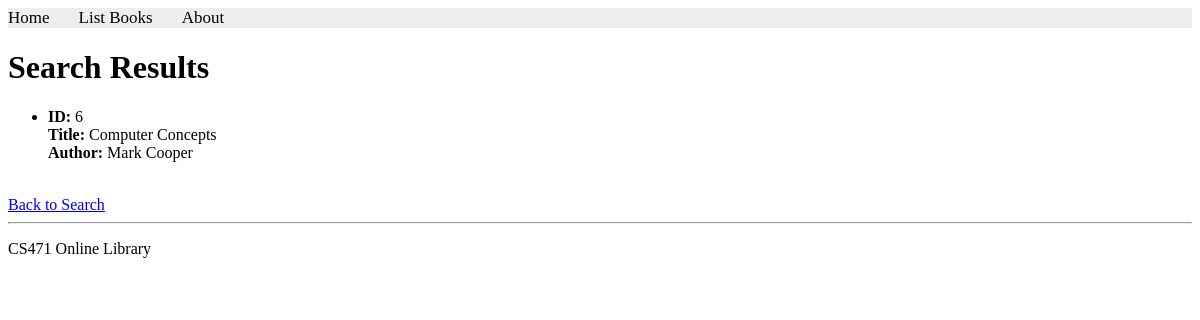
/books/lab8/task2, run on the app's committed database.
### apps/bookmodule/models.py (models this page shows, shortened)
class Book(models.Model):
    title = models.CharField(max_length=50)
    author = models.CharField(max_length=50)
    price = models.FloatField(default=0.0)
    edition = models.SmallIntegerField(default=1)

### apps/bookmodule/views.py (the view)
# urls.py: path('lab8/task2', views.lab8_task2, name='books.lab8_task2'),
def lab8_task2(request):
    books = Book.objects.filter(
        Q(edition__gt=3) &
        (Q(title__icontains='co') | Q(author__icontains='co'))
    )
    return render(request, 'bookmodule/bookList.html', {'books': books})

### apps/templates/bookmodule/bookList.html (shortened to what this page needs)
{% extends "layouts/base.html" %}
{% block content %}
<h1>Search Results</h1>
{% if books %}
    <ul>
        {% for book in books %}
            <li>
                <strong>ID:</strong> {{ book.id }}<br>
                <strong>Title:</strong> {{ book.title }}<br>
                <strong>Author:</strong> {{ book.author }}
            </li>
            <br>
        {% endfor %}
    </ul>
{% else %}
    <p>No books found.</p>
{% endif %}
<a href="{% url 'books.search' %}">Back to Search</a>
{% endblock content %}

### data on the page
Book: id "6", title "Computer Concepts", author "Mark Cooper"
